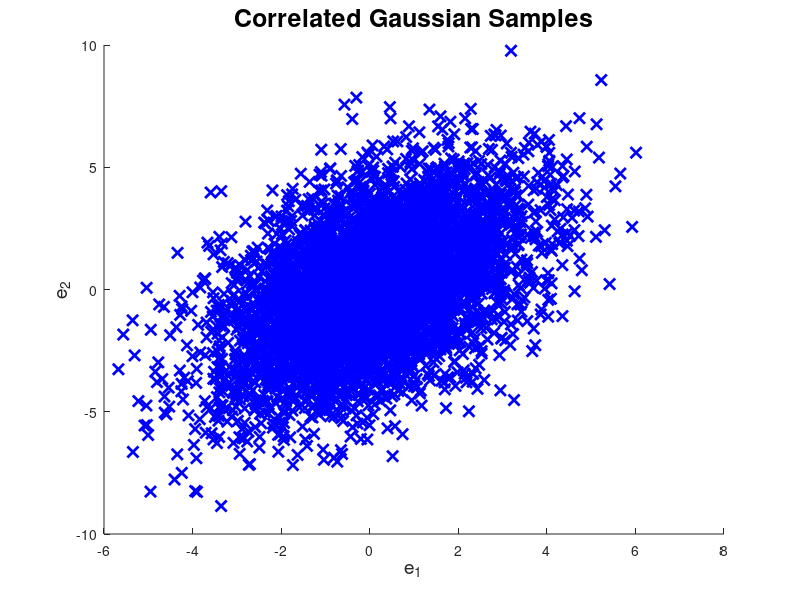
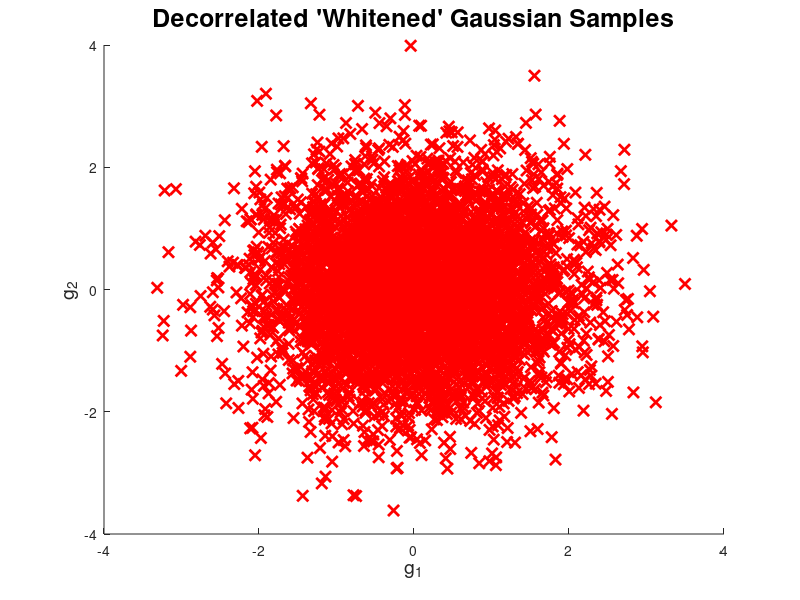
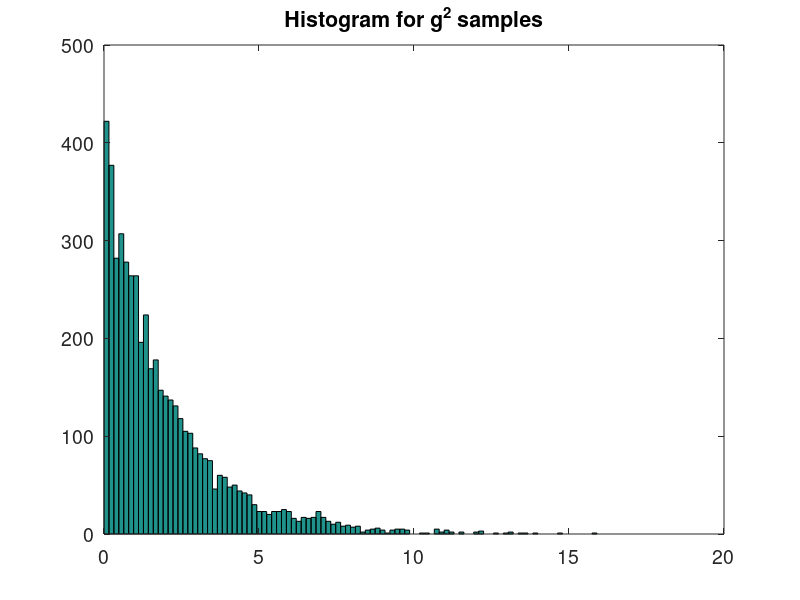
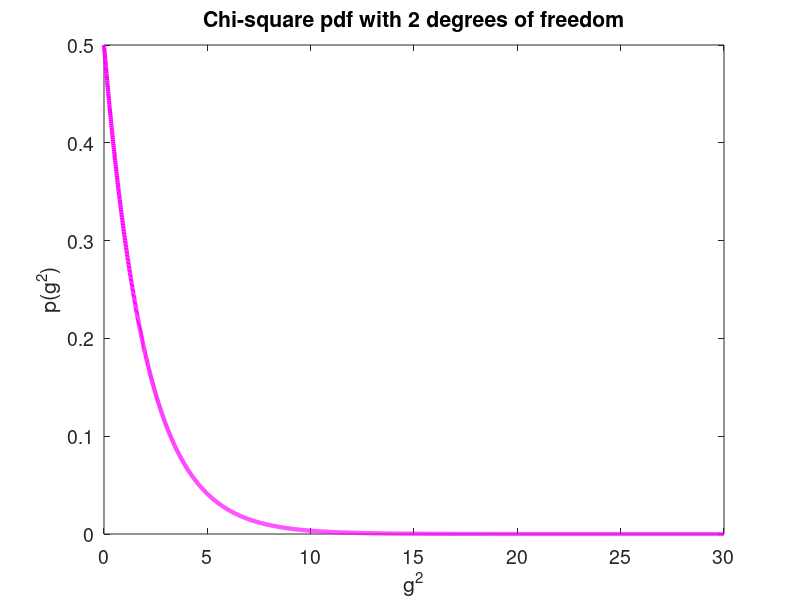

These charts were generated, in order, by the following MATLAB code:
%chiSquareDemo.m
%ASEN 6519 Model-based Parameter and State Estimation, Spring 2015
% Nisar Ahmed
%Demonstrate chi-square distribution for norms of Gaussian RVs.

clc,clear,
close all
rng(105) %seed random # generator

%%Draw dependent Gaussian samples
P = [3 2;
     2 6];

invP = 0.5*(inv(P) + inv(P)') ;
x = mvnrnd(zeros(2,1),P,5000);

figure(), hold on
plot(x(:,1),x(:,2),'bx','MarkerSize',8,'LineWidth',2)
xlabel('e_1','FontSize',14)
ylabel('e_2','FontSize',14)
title('Correlated Gaussian Samples','FontSize',18)
%%Compute sample covariance
covX = cov(x)

%%Apply whitening transform
S = chol(invP);
g = (S*x')';

figure(), hold on
plot(g(:,1),g(:,2),'rx','MarkerSize',8,'LineWidth',2)
xlabel('g_1','FontSize',14)
ylabel('g_2','FontSize',14)
title('Decorrelated ''Whitened'' Gaussian Samples','FontSize',18)
%%Compare sample covariance
covG = cov(g)

%% Get histogram of norms
figure(),
hist(sum(g.^2,2),100);
title('Histogram for g^2 samples','FontSize',14)
set(gca,'FontSize',14)

%%Plot predicted chi square distribution
nf = size(g,2);
v2vals = 0:0.01:30;
figure()
pdfv2 = chi2pdf(v2vals,nf);
plot(v2vals,pdfv2,'m','LineWidth',3)
title('Chi-square pdf with 2 degrees of freedom','FontSize',14)
set(gca,'FontSize',14)
xlabel('g^2')
ylabel('p(g^2)')

%% Show General chi-square pdfs
figure(), hold on
dofs = 2:2:18;
ltext = {};
for dd=dofs
    pdfc2 = chi2pdf(v2vals,dd);
    plot(v2vals,pdfc2,'Color',[dd/max(dofs) (max(dofs)-dd)/max(dofs) 1],'LineWidth',3)
    ltext{end+1} = ['chi2pdf, DOFs = ',num2str(dd)];
end
legend(ltext)
title('Chi-square pdf for varying DOFS','FontSize',14)
set(gca,'FontSize',14)
xlabel('g^2')
ylabel('p(g^2)')